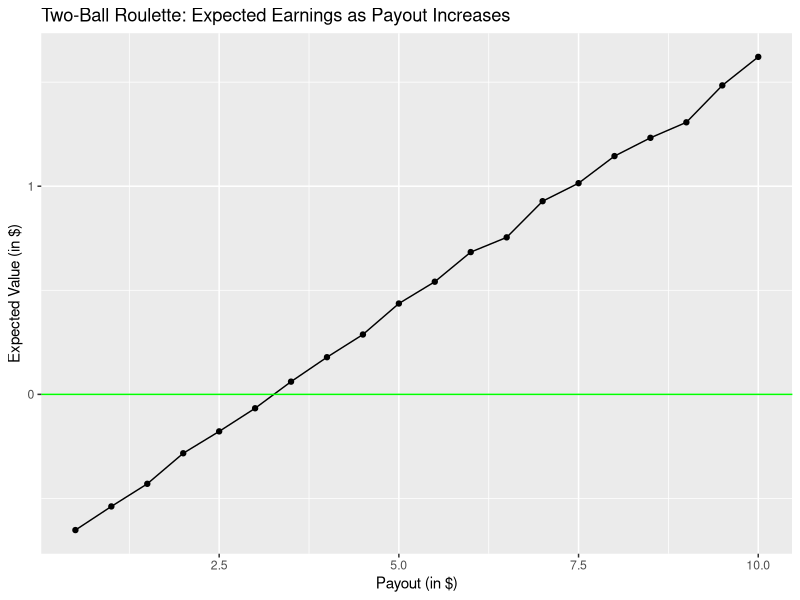

This figure's R source: (Note: a time limit stopped this script after it produced the figure.)
## ---- chunk 1
knitr::opts_chunk$set(echo = TRUE)
## ---- chunk 2
# simulate odd AND even
# First ball must be odd and second ball must be even
# $1 bet, if win then win $2, if lose then lose $1


# expected winnings per game
two_ball <- function(n){
  winnings <- c()
  
  numbers <- seq(0,36)
  even <- seq(2,36,2)
  odd <- seq(1,36,2)
  
  for(i in 1:n){
    
  ball_one <- sample(numbers, 1, replace = FALSE)
  ball_two <- sample(numbers, 1, replace = FALSE)
  
  if(ball_one %in% odd & ball_two %in% even) {
    winnings <- c(winnings, 2)
  } else {
    winnings <- c(winnings, -1)
  }
  }
  
  expected <- mean(winnings)
  
  return(expected)
}
two_ball(100000)


## ---- chunk 3
library(ggplot2 )
# How much do you have to increase wiwnnings to gain positive expected earnings

pos_earning <- function(max_earnings, n){
  
  max_earnings <- seq(.5, max_earnings,.5)
  expected_earning <- c()
  
  numbers <- seq(0,36)
  even <- seq(2,36,2)
  odd <- seq(1,36,2)
  
  for (x in max_earnings){
    
    winnings <- c()
    
      for(i in 1:n){
      
      ball_one <- sample(numbers, 1, replace = FALSE)
      ball_two <- sample(numbers, 1, replace = FALSE)
      
      if(ball_one %in% odd & ball_two %in% even) {
        winnings <- c(winnings, x)
      } else {
        winnings <- c(winnings, -1)
      }
      }
    expected <- mean(winnings)
    expected_earning <- c(expected_earning, expected)
    
  }
  data <- data.frame(max_earnings,expected_earning)
  
  return(data)
}

x <- pos_earning(10,10000)
x

  
ggplot(x, aes(max_earnings, expected_earning)) +  geom_line() + geom_point() + ggtitle("Two-Ball Roulette: Expected Earnings as Payout Increases") + xlab("Payout (in $)") +ylab("Expected Value (in $)") + geom_hline( yintercept = 0, color = "green")
## ---- chunk 4
# Proportions of games you win 

prop_win <- function(n){
  
  numbers <- seq(0,36)
  even <- seq(2,36,2)
  odd <- seq(1,36,2)
  
  winnings <- c()
    
   for(i in 1:n){
      
      ball_one <- sample(numbers, 1, replace = FALSE)
      ball_two <- sample(numbers, 1, replace = FALSE)
      
      if(ball_one %in% odd & ball_two %in% even) {
        winnings <- c(winnings, 1)
      } else {
        winnings <- c(winnings, 0)
      }
      }
    
    prop <- (length(winnings[winnings == 1]))/ (length(winnings))

  
  return(prop)
}

proportion <-  prop_win(10000)
proportion
## ---- chunk 5
# Martingale Strategy Two ball for starting winning = $3 and loss = $1


orig_two_ball <- function() {
  winnings <- c()
  
  numbers <- seq(0, 36)
  even <- seq(2, 36, 2)
  odd <- seq(1, 36, 2)
  
  ball_one <- sample(numbers, 1, replace = FALSE)
  ball_two <- sample(numbers, 1, replace = FALSE)
  
  if (ball_one %in% odd & ball_two %in% even) {
    winnings <- c(winnings, 3)
  } else {
    winnings <- c(winnings,-1)
  }
  return(winnings)
}


martingale_twoball <- function(n) {
  win_cases <- c()
  plays_cases <- c()
  
  for (i in 1:n) {
    win_amount <- 0
    plays <- 0
    bet_amount <- 1
    
    while (win_amount < 10 && bet_amount < 100) {
      winnings = orig_two_ball()
      if (winnings == -1) {
        win_amount = win_amount - bet_amount
        bet_amount = bet_amount * 2
      }
      else{
        win_amount = win_amount + bet_amount
        bet_amount = 1
      }
      plays = plays + 1
    }
    win_cases <- c(win_cases, win_amount)
    plays_cases <- c(plays_cases, plays)
  }
  expected_earnings <- mean(win_cases)
  expected_plays <- mean(plays_cases)
  
  return(c(expected_earnings, expected_plays))
}

martingale_twoball(100000)
## ---- chunk 6
# expected winnings and plays as initial earnings per game raises

orig_two_ball_earning <- function(earn) {
  winnings <- c()
  
  numbers <- seq(0, 36)
  even <- seq(2, 36, 2)
  odd <- seq(1, 36, 2)
  
  ball_one <- sample(numbers, 1, replace = FALSE)
  ball_two <- sample(numbers, 1, replace = FALSE)
  
  if (ball_one %in% odd & ball_two %in% even) {
    winnings <- c(winnings, earn)
  } else {
    winnings <- c(winnings,-1)
  }
  return(winnings)
}


martingale_twoball_earning <- function(max_initial_earning, n) {
  winnings_distribution <- c()
  plays_distribution <- c()
  
  for (x in 1:max_initial_earning) {
    win_cases <- c()
    plays_cases <- c()
    
    for (i in 1:n) {
      win_amount <- 0
      plays <- 0
      bet_amount <- 1
      
      while (win_amount < 10 && bet_amount < 100) {
        winnings = orig_two_ball_earning(x)
        if (winnings == -1) {
          win_amount = win_amount - bet_amount
          bet_amount = bet_amount * 2
        }
        else{
          win_amount = win_amount + bet_amount
          bet_amount = 1
        }
        plays = plays + 1
      }
      win_cases <- c(win_cases, win_amount)
      plays_cases <- c(plays_cases, plays)
    } # end i
    winnings_distribution <- c(winnings_distribution, mean(win_cases))
    plays_distribution <- c(plays_distribution, mean(plays_cases))
    
  } # end max initial earning
  earnings <- seq(1:max_initial_earning)
  data <-
    data.frame(earnings, winnings_distribution, plays_distribution)
  return(data)
}

x <- martingale_twoball_earning(100, 10000)

plot(
  x$earnings,
  x$winnings_distribution,
  main = "Two-ball Martingale: Expected Earnings Distribution as initial Earnings Raises",
  type = "l",
  ylab = "Expected Earnings",
  xlab = "Initial Earnings"
)

plot(
  x$earnings,
  x$plays_distribution,
  main = "Two-ball Martingale: Expected # of plays as initial earnings raise",
  type = "l",
  ylab = "Number of Plays",
  xlab = "Initial Earnings"
)

## ---- chunk 7
# Two-Ball labouchere system for odd and even

# starting with initial list of 1,2,3,4
# expected wins 


labouchere <- function(n) {
  cases_wins <- c()
  
  for (i in 1:n) {
    list_game = c(1, 2, 3, 4)
    winnings <- 0
    bet_amount = list_game[1] + list_game[length(list_game)]
    number_bets <- 0
    
    
    
    while (length(list_game) >= 1 && bet_amount < 100) {
      # odd and even play
      numbers <- seq(0, 36)
      even <- seq(2, 36, 2)
      odd <- seq(1, 36, 2)
      
      ball_one <- sample(numbers, 1, replace = FALSE)
      ball_two <- sample(numbers, 1, replace = FALSE)
      
      if (ball_one %in% odd & ball_two %in% even) {
        current_winnings <- bet_amount
      } else {
        current_winnings <- -bet_amount
      }
      
      
      if (current_winnings > 0) {
        winnings = winnings + current_winnings
        #remove one from each side of list
        list_game = list_game[-c(1, length(list_game))]
        
        if (length(list_game) == 1) {
          bet_amount <- list_game[1]
          
        } else {
          bet_amount <- list_game[1] + list_game[length(list_game)]
        }
      } else {
        winnings = winnings + current_winnings
        list_game = c(list_game, abs(current_winnings))
        bet_amount = list_game[1] + list_game[length(list_game)]
      }
      
      number_bets = number_bets + 1
      
    }
    
    cases_wins <- c(cases_wins, winnings)
    
  } # end for loop
  
  expected_earnings <- mean(cases_wins)
  
  return (expected_earnings)
  
}

labouchere(10000)

## ---- chunk 8

# proportion of wins for Labouchere System

labouchere_prop <- function(n) {
  cases_wins <- c()
  
  for (i in 1:n) {
    list_game = c(1, 2, 3, 4)
    winnings <- 0
    bet_amount = list_game[1] + list_game[length(list_game)]
    
    
    while (length(list_game) >= 1 && bet_amount < 100) {
      # odd and even play
      numbers <- seq(0, 36)
      even <- seq(2, 36, 2)
      odd <- seq(1, 36, 2)
      
      ball_one <- sample(numbers, 1, replace = FALSE)
      ball_two <- sample(numbers, 1, replace = FALSE)
      
      if (ball_one %in% odd && ball_two %in% even) {
        current_winnings <- bet_amount
      } else {
        current_winnings <- -bet_amount
      }
      
      
      if (current_winnings > 0) {
        winnings = winnings + current_winnings
        #remove one from each side of list
        list_game = list_game[-c(1, length(list_game))]
        
        if (length(list_game) == 1) {
          bet_amount <- list_game[1]
          
        } else {
          bet_amount <- list_game[1] + list_game[length(list_game)]
        }
      } else {
        winnings = winnings + current_winnings
        list_game = c(list_game, abs(current_winnings))
        bet_amount = list_game[1] + list_game[length(list_game)]
      }
      
    }
    
    cases_wins <- c(cases_wins, winnings)
    
  } # end for loop
  
  expected_earnings <- mean(cases_wins)
  prop <- length(cases_wins[cases_wins == 10]) / length(cases_wins)
  
  return (prop)
  
}

labouchere_prop(10000)



## ---- chunk 9
# expected winnings by changing list of numbers ( e.g. - play games w initial list of (1,2,3), then (2,3,4) and so on. (all the way up to (34,35,36)).


labouchere_list <- function(n, initial_list_max) {
  # create initial lists
  
  expected_earnings <- c()
  plays_distribution <- c()
  
  for (x in 1:initial_list_max) {
    cases_wins <- c()
    cases_plays <- c()
    
    for (i in 1:n) {
      list_game = c(x, x + 1, x + 2, x + 3)
      winnings <- 0
      bet_amount = list_game[1] + list_game[length(list_game)]
      number_plays <- 0
      
      
      
      while (length(list_game) >= 1 && bet_amount < 100) {
        # odd and even play
        numbers <- seq(0, 36)
        even <- seq(2, 36, 2)
        odd <- seq(1, 36, 2)
        
        ball_one <- sample(numbers, 1, replace = FALSE)
        ball_two <- sample(numbers, 1, replace = FALSE)
        
        if (ball_one %in% odd & ball_two %in% even) {
          current_winnings <- bet_amount
        } else {
          current_winnings <- -bet_amount
        }
        
        
        if (current_winnings > 0) {
          winnings = winnings + current_winnings
          #remove one from each side of list
          list_game = list_game[-c(1, length(list_game))]
          
          if (length(list_game) == 1) {
            bet_amount <- list_game[1]
            
          } else {
            bet_amount <- list_game[1] + list_game[length(list_game)]
          }
        } else {
          winnings = winnings + current_winnings
          list_game = c(list_game, abs(current_winnings))
          bet_amount = list_game[1] + list_game[length(list_game)]
        }
        
        number_plays = number_plays + 1
        
      }
      
      cases_wins <- c(cases_wins, winnings)
      cases_plays <- c(cases_plays, number_plays)
    } # end for loop simulation
    
    expected_e <- mean(cases_wins)
    expected_p <- mean(cases_plays)
    
    expected_earnings <- c(expected_earnings, expected_e)
    plays_distribution <- c(plays_distribution , expected_p)
    
  } # end list index
  
  df <- data.frame(expected_earnings, plays_distribution)
  
  return (df)
  
}

x <- labouchere_list(10000, 10)


plot(
  seq(1:10),
  x$expected_earnings,
  type = "l",
  ylab = "Expected Earnings",
  xlab = "Initial List (1 = c(1,2,3,4))",
  main = "Two-ball Labouchere System Expected Earnings vs Initial List"
)

plot(
  seq(1:10),
  x$plays_distribution,
  type = "l",
  ylab = "Number of Plays",
  xlab = "Initial List (1 = c(1,2,3,4))",
  main = "Two-ball Labouchere System PLays Distribution vs Initial List"
)
